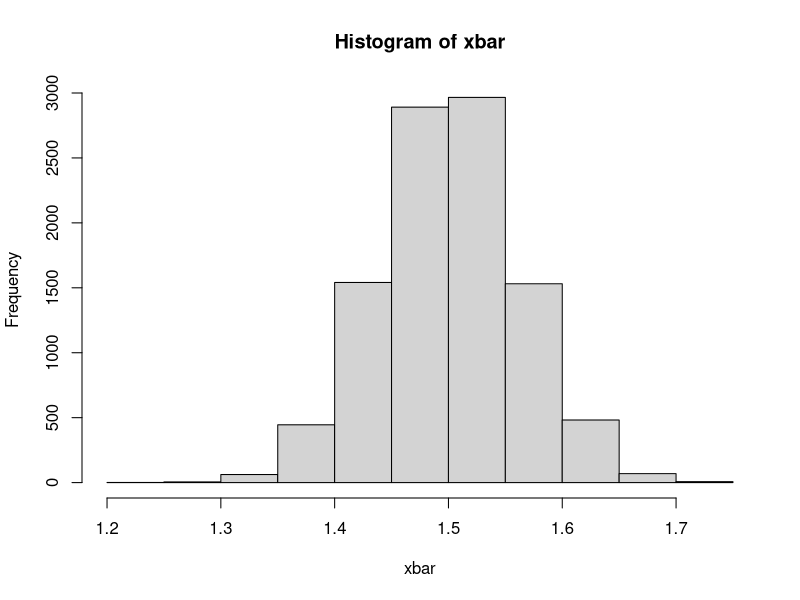
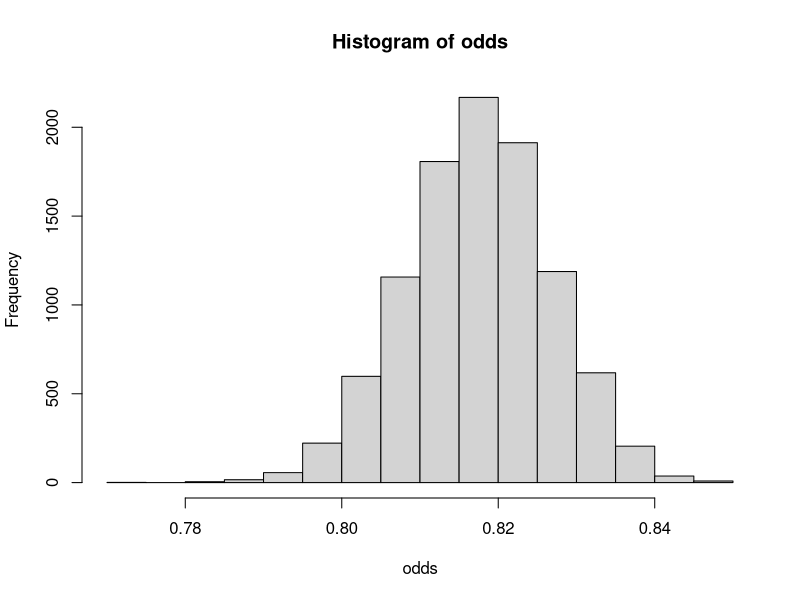

These figures' R source, in order:
##### MC_simul_logistic.r
##### evaluate variance and standard deviation of sample mean using simulation


N = 10000  # number of random samples to generate
n = 35     # sample size
mu = 1.5   # population mean
sc = 0.2   # scale parameter

xbar = rep(0,N)  # for storing the sample means
for (i in 1:N) xbar[i] = mean(rlogis(n,mu,sc))  # rlogis --> random logistic values

## Summary for values of xbar
E.xbar.est = mean(xbar)
Var.xbar.est = mean((xbar-E.xbar.est)^2)
cat("The estimated mean of Xbar is",E.xbar.est,"\n")
cat("The estimated variance of Xbar is",Var.xbar.est,"\n")
cat("The estimated standard deviation of Xbar is",sqrt(Var.xbar.est),"\n")

hist(xbar)

## Summary for values of a function of xbar
odds = exp(xbar)/(1+exp(xbar))
E.odds.est = mean(odds)
Var.odds.est = mean((odds-E.odds.est)^2)
cat("The estimated mean of Odds is",E.odds.est,"\n")
cat("The estimated variance of Odds is",Var.odds.est,"\n")
cat("The estimated standard deviation of Odds is",sqrt(Var.odds.est),"\n")

hist(odds)

#####
